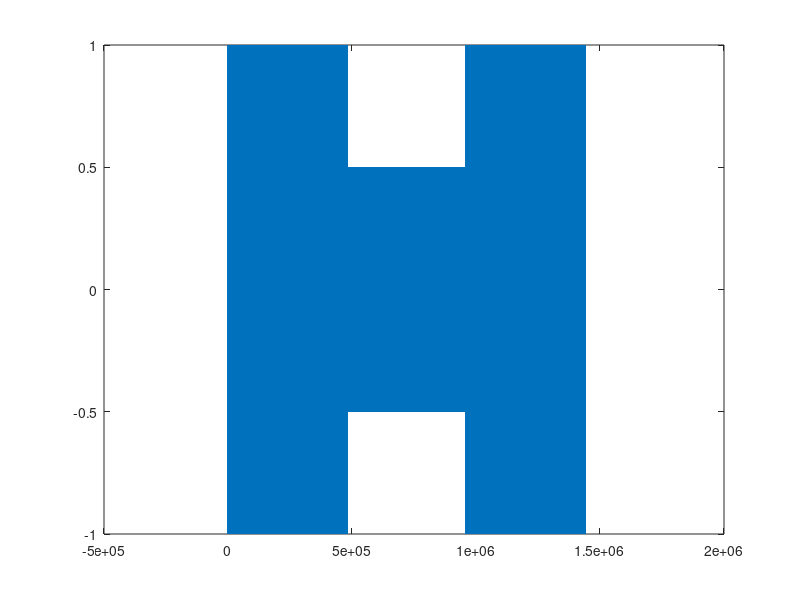

MATLAB code for this plot:
clc;clear all;close all;
Fs = 48000;
%y = audioread('pureSpeech.wav');
t = 1:10*48000;
y = [sin(2*pi*500*t/Fs) 0.5*sin(2*pi*500*t/Fs) sin(2*pi*500*t/Fs)];
len=length(y);
frameSize=64;
hopSize=frameSize/4;
analysisWin=hamming(frameSize+1)'/1.08;
fftSize=frameSize;
analysisWin(end)=[];
ola=zeros(1,len);
ola1=zeros(1,len+fftSize);
numFrames=1+floor((len-frameSize)/hopSize);

% DRC Parameters. 
R = 2;
CT = -20;
att = hopSize/(Fs*0.2+1);
rel = hopSize/(Fs*0.5+1);
gain = 1;
VG = 0;
BG = 0;
log_gain = [];
for i=1:numFrames
    sig = y((i-1)*hopSize+1:(i-1)*hopSize+frameSize);
    sig_fft = fft(sig,fftSize);
    magFFT = abs(sig_fft);
    %rmsTime = 20*log10(sqrt(sum(sig.^2)/frameSize))
    rmsFreq = sqrt(sum(magFFT.^2))/fftSize;
    x_dB = 20*log10(sqrt(sum(magFFT.^2))/fftSize);
    % WB-DRC gain application. 
    y_dB = CT + (x_dB-CT)/R;
    % ---------- Gain Calc and Smoothing ----------------
    BG = y_dB - x_dB;
    % Smoothing of gain based on attack and release times.
    if(BG>VG)
        VG = (1-att)*VG + att*BG;
    else
        VG = (1-rel)*VG + rel*BG;
    end
    linGain = 10^(VG/20);
    log_gain = [log_gain linGain];
    sig_ifft = ifft(linGain*sig_fft,fftSize);
    ola1((i-1)*hopSize+1:(i-1)*hopSize+fftSize) = ola1((i-1)*hopSize+1:(i-1)*hopSize+fftSize) + (hopSize/frameSize)*sig_ifft;
end
figure;plot(y); hold on; plot(ola1,'r');
% figure;plot(y);hold on; plot(ola1,'r');xlabel('Samples');ylabel('Original vs. OLA Synthesized Signal');
% figure;plot(y'-ola1(1:len));xlabel('Samples');ylabel('Error between Original and OLA Signal');

